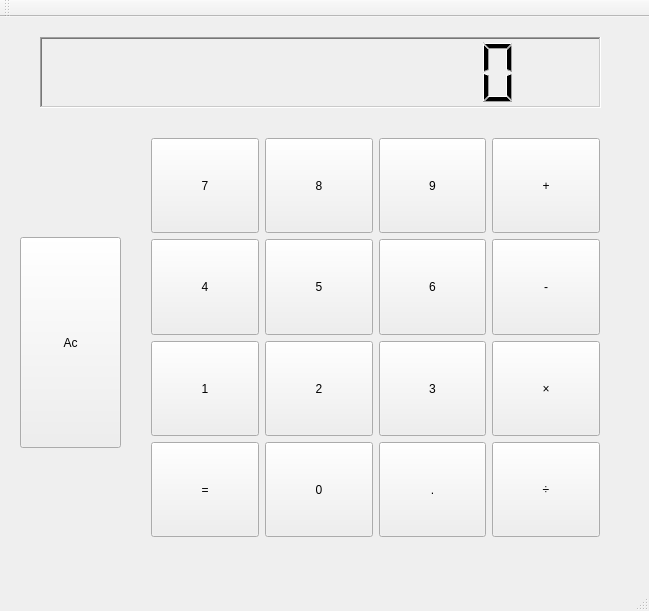
<?xml version="1.0" encoding="UTF-8"?>
<ui version="4.0">
 <class>MainWindow</class>
 <widget class="QMainWindow" name="MainWindow">
  <property name="geometry">
   <rect>
    <x>0</x>
    <y>0</y>
    <width>649</width>
    <height>611</height>
   </rect>
  </property>
  <property name="windowTitle">
   <string>MainWindow</string>
  </property>
  <widget class="QWidget" name="centralWidget">
   <widget class="QWidget" name="gridLayoutWidget">
    <property name="geometry">
     <rect>
      <x>140</x>
      <y>110</y>
      <width>471</width>
      <height>421</height>
     </rect>
    </property>
    <layout class="QGridLayout" name="gridLayout">
     <item row="3" column="2">
      <widget class="QPushButton" name="pb_three">
       <property name="sizePolicy">
        <sizepolicy hsizetype="Minimum" vsizetype="Minimum">
         <horstretch>0</horstretch>
         <verstretch>0</verstretch>
        </sizepolicy>
       </property>
       <property name="minimumSize">
        <size>
         <width>0</width>
         <height>0</height>
        </size>
       </property>
       <property name="styleSheet">
        <string notr="true">font: 24pt &quot;微軟正黑體&quot;;</string>
       </property>
       <property name="text">
        <string>3</string>
       </property>
      </widget>
     </item>
     <item row="0" column="2">
      <widget class="QPushButton" name="pb_nine">
       <property name="sizePolicy">
        <sizepolicy hsizetype="Minimum" vsizetype="Minimum">
         <horstretch>0</horstretch>
         <verstretch>0</verstretch>
        </sizepolicy>
       </property>
       <property name="minimumSize">
        <size>
         <width>0</width>
         <height>0</height>
        </size>
       </property>
       <property name="styleSheet">
        <string notr="true">font: 24pt &quot;微軟正黑體&quot;;</string>
       </property>
       <property name="text">
        <string>9</string>
       </property>
      </widget>
     </item>
     <item row="3" column="1">
      <widget class="QPushButton" name="pb_two">
       <property name="sizePolicy">
        <sizepolicy hsizetype="Minimum" vsizetype="Minimum">
         <horstretch>0</horstretch>
         <verstretch>0</verstretch>
        </sizepolicy>
       </property>
       <property name="minimumSize">
        <size>
         <width>0</width>
         <height>0</height>
        </size>
       </property>
       <property name="styleSheet">
        <string notr="true">font: 24pt &quot;微軟正黑體&quot;;</string>
       </property>
       <property name="text">
        <string>2</string>
       </property>
      </widget>
     </item>
     <item row="2" column="1">
      <widget class="QPushButton" name="pb_five">
       <property name="sizePolicy">
        <sizepolicy hsizetype="Minimum" vsizetype="Minimum">
         <horstretch>0</horstretch>
         <verstretch>0</verstretch>
        </sizepolicy>
       </property>
       <property name="minimumSize">
        <size>
         <width>0</width>
         <height>0</height>
        </size>
       </property>
       <property name="styleSheet">
        <string notr="true">font: 24pt &quot;微軟正黑體&quot;;</string>
       </property>
       <property name="text">
        <string>5</string>
       </property>
      </widget>
     </item>
     <item row="5" column="0">
      <widget class="QPushButton" name="pb_equal">
       <property name="sizePolicy">
        <sizepolicy hsizetype="Minimum" vsizetype="Minimum">
         <horstretch>0</horstretch>
         <verstretch>0</verstretch>
        </sizepolicy>
       </property>
       <property name="minimumSize">
        <size>
         <width>0</width>
         <height>0</height>
        </size>
       </property>
       <property name="styleSheet">
        <string notr="true">font: 24pt &quot;微軟正黑體&quot;;</string>
       </property>
       <property name="text">
        <string>=</string>
       </property>
      </widget>
     </item>
     <item row="2" column="3">
      <widget class="QPushButton" name="pb_minus">
       <property name="sizePolicy">
        <sizepolicy hsizetype="Minimum" vsizetype="Minimum">
         <horstretch>0</horstretch>
         <verstretch>0</verstretch>
        </sizepolicy>
       </property>
       <property name="minimumSize">
        <size>
         <width>0</width>
         <height>0</height>
        </size>
       </property>
       <property name="styleSheet">
        <string notr="true">font: 75 24pt &quot;微軟正黑體&quot;;</string>
       </property>
       <property name="text">
        <string>-</string>
       </property>
      </widget>
     </item>
     <item row="5" column="2">
      <widget class="QPushButton" name="pb_dot">
       <property name="sizePolicy">
        <sizepolicy hsizetype="Minimum" vsizetype="Minimum">
         <horstretch>0</horstretch>
         <verstretch>0</verstretch>
        </sizepolicy>
       </property>
       <property name="minimumSize">
        <size>
         <width>0</width>
         <height>0</height>
        </size>
       </property>
       <property name="styleSheet">
        <string notr="true">font: 24pt &quot;微軟正黑體&quot;;</string>
       </property>
       <property name="text">
        <string>.</string>
       </property>
      </widget>
     </item>
     <item row="2" column="2">
      <widget class="QPushButton" name="pb_six">
       <property name="sizePolicy">
        <sizepolicy hsizetype="Minimum" vsizetype="Minimum">
         <horstretch>0</horstretch>
         <verstretch>0</verstretch>
        </sizepolicy>
       </property>
       <property name="minimumSize">
        <size>
         <width>0</width>
         <height>0</height>
        </size>
       </property>
       <property name="styleSheet">
        <string notr="true">font: 24pt &quot;微軟正黑體&quot;;</string>
       </property>
       <property name="text">
        <string>6</string>
       </property>
      </widget>
     </item>
     <item row="3" column="3">
      <widget class="QPushButton" name="pb_multi">
       <property name="sizePolicy">
        <sizepolicy hsizetype="Minimum" vsizetype="Minimum">
         <horstretch>0</horstretch>
         <verstretch>0</verstretch>
        </sizepolicy>
       </property>
       <property name="minimumSize">
        <size>
         <width>0</width>
         <height>0</height>
        </size>
       </property>
       <property name="styleSheet">
        <string notr="true">font: 75 24pt &quot;微軟正黑體&quot;;</string>
       </property>
       <property name="text">
        <string>×</string>
       </property>
      </widget>
     </item>
     <item row="5" column="1">
      <widget class="QPushButton" name="pb_zero">
       <property name="sizePolicy">
        <sizepolicy hsizetype="Minimum" vsizetype="Minimum">
         <horstretch>0</horstretch>
         <verstretch>0</verstretch>
        </sizepolicy>
       </property>
       <property name="minimumSize">
        <size>
         <width>0</width>
         <height>0</height>
        </size>
       </property>
       <property name="styleSheet">
        <string notr="true">font: 24pt &quot;微軟正黑體&quot;;</string>
       </property>
       <property name="text">
        <string>0</string>
       </property>
      </widget>
     </item>
     <item row="3" column="0">
      <widget class="QPushButton" name="pb_one">
       <property name="sizePolicy">
        <sizepolicy hsizetype="Minimum" vsizetype="Minimum">
         <horstretch>0</horstretch>
         <verstretch>0</verstretch>
        </sizepolicy>
       </property>
       <property name="minimumSize">
        <size>
         <width>0</width>
         <height>0</height>
        </size>
       </property>
       <property name="styleSheet">
        <string notr="true">font: 24pt &quot;微軟正黑體&quot;;</string>
       </property>
       <property name="text">
        <string>1</string>
       </property>
      </widget>
     </item>
     <item row="2" column="0">
      <widget class="QPushButton" name="pb_four">
       <property name="sizePolicy">
        <sizepolicy hsizetype="Minimum" vsizetype="Minimum">
         <horstretch>0</horstretch>
         <verstretch>0</verstretch>
        </sizepolicy>
       </property>
       <property name="minimumSize">
        <size>
         <width>0</width>
         <height>0</height>
        </size>
       </property>
       <property name="styleSheet">
        <string notr="true">font: 24pt &quot;微軟正黑體&quot;;</string>
       </property>
       <property name="text">
        <string>4</string>
       </property>
      </widget>
     </item>
     <item row="0" column="3">
      <widget class="QPushButton" name="pb_plus">
       <property name="sizePolicy">
        <sizepolicy hsizetype="Minimum" vsizetype="Minimum">
         <horstretch>0</horstretch>
         <verstretch>0</verstretch>
        </sizepolicy>
       </property>
       <property name="minimumSize">
        <size>
         <width>0</width>
         <height>0</height>
        </size>
       </property>
       <property name="styleSheet">
        <string notr="true">font: 75 24pt &quot;微軟正黑體&quot;;</string>
       </property>
       <property name="text">
        <string>+</string>
       </property>
       <property name="default">
        <bool>false</bool>
       </property>
       <property name="flat">
        <bool>false</bool>
       </property>
      </widget>
     </item>
     <item row="0" column="0">
      <widget class="QPushButton" name="pb_seven">
       <property name="sizePolicy">
        <sizepolicy hsizetype="Minimum" vsizetype="Minimum">
         <horstretch>0</horstretch>
         <verstretch>0</verstretch>
        </sizepolicy>
       </property>
       <property name="minimumSize">
        <size>
         <width>0</width>
         <height>0</height>
        </size>
       </property>
       <property name="styleSheet">
        <string notr="true">font: 24pt &quot;微軟正黑體&quot;;</string>
       </property>
       <property name="text">
        <string>7</string>
       </property>
      </widget>
     </item>
     <item row="0" column="1">
      <widget class="QPushButton" name="pb_eight">
       <property name="sizePolicy">
        <sizepolicy hsizetype="Minimum" vsizetype="Minimum">
         <horstretch>0</horstretch>
         <verstretch>0</verstretch>
        </sizepolicy>
       </property>
       <property name="minimumSize">
        <size>
         <width>0</width>
         <height>0</height>
        </size>
       </property>
       <property name="styleSheet">
        <string notr="true">font: 24pt &quot;微軟正黑體&quot;;</string>
       </property>
       <property name="text">
        <string>8</string>
       </property>
      </widget>
     </item>
     <item row="5" column="3">
      <widget class="QPushButton" name="pb_divide">
       <property name="sizePolicy">
        <sizepolicy hsizetype="Minimum" vsizetype="Minimum">
         <horstretch>0</horstretch>
         <verstretch>0</verstretch>
        </sizepolicy>
       </property>
       <property name="styleSheet">
        <string notr="true">font: 75 24pt &quot;微軟正黑體&quot;;</string>
       </property>
       <property name="text">
        <string>÷</string>
       </property>
      </widget>
     </item>
    </layout>
   </widget>
   <widget class="QLCDNumber" name="screen">
    <property name="geometry">
     <rect>
      <x>40</x>
      <y>20</y>
      <width>561</width>
      <height>71</height>
     </rect>
    </property>
    <property name="maximumSize">
     <size>
      <width>561</width>
      <height>16777215</height>
     </size>
    </property>
    <property name="font">
     <font>
      <weight>75</weight>
      <bold>true</bold>
      <strikeout>false</strikeout>
     </font>
    </property>
    <property name="toolTip">
     <string>&lt;html&gt;&lt;head/&gt;&lt;body&gt;&lt;p align=&quot;right&quot;&gt;&lt;span style=&quot; font-size:18pt;&quot;&gt;&lt;br/&gt;&lt;/span&gt;&lt;/p&gt;&lt;/body&gt;&lt;/html&gt;</string>
    </property>
    <property name="layoutDirection">
     <enum>Qt::RightToLeft</enum>
    </property>
    <property name="styleSheet">
     <string notr="true"/>
    </property>
    <property name="frameShape">
     <enum>QFrame::WinPanel</enum>
    </property>
    <property name="frameShadow">
     <enum>QFrame::Sunken</enum>
    </property>
    <property name="lineWidth">
     <number>1</number>
    </property>
    <property name="midLineWidth">
     <number>0</number>
    </property>
    <property name="smallDecimalPoint">
     <bool>true</bool>
    </property>
    <property name="digitCount">
     <number>10</number>
    </property>
    <property name="mode">
     <enum>QLCDNumber::Dec</enum>
    </property>
   </widget>
   <widget class="QPushButton" name="pb_clear">
    <property name="geometry">
     <rect>
      <x>20</x>
      <y>220</y>
      <width>101</width>
      <height>211</height>
     </rect>
    </property>
    <property name="styleSheet">
     <string notr="true">font: 24pt &quot;微軟正黑體&quot;;</string>
    </property>
    <property name="text">
     <string>Ac</string>
    </property>
   </widget>
  </widget>
  <widget class="QMenuBar" name="menuBar">
   <property name="geometry">
    <rect>
     <x>0</x>
     <y>0</y>
     <width>649</width>
     <height>26</height>
    </rect>
   </property>
  </widget>
  <widget class="QToolBar" name="mainToolBar">
   <attribute name="toolBarArea">
    <enum>TopToolBarArea</enum>
   </attribute>
   <attribute name="toolBarBreak">
    <bool>false</bool>
   </attribute>
  </widget>
  <widget class="QStatusBar" name="statusBar"/>
 </widget>
 <layoutdefault spacing="6" margin="11"/>
 <resources/>
 <connections/>
</ui>
